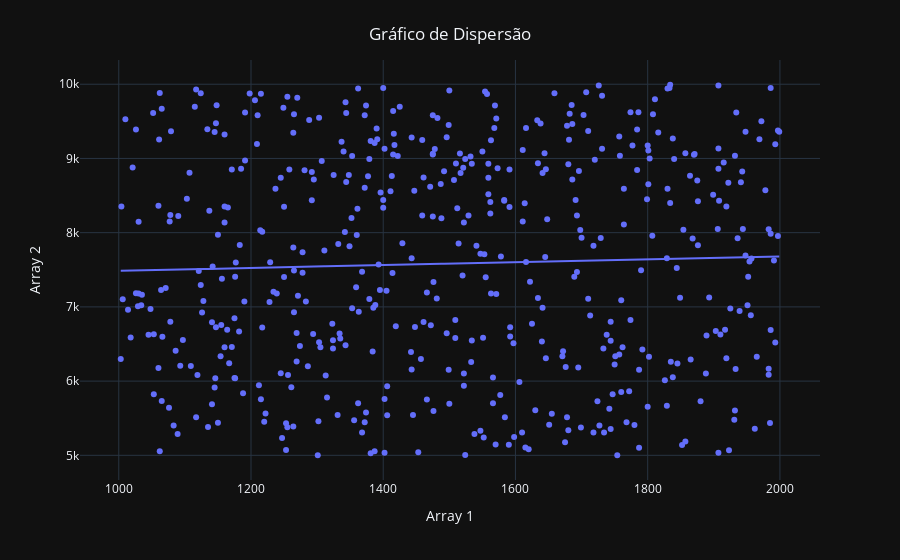

The cell this chart's notebook holds for it:
### Code cell
# Plotando e personalizando o gráfico de dispersão

fig_3 = px.scatter(x = arr1, 
                   y = arr2, 
                   trendline = 'ols')

fig_3.update_layout(  xaxis_title = "Array 1",
                      yaxis_title = "Array 2",
                      template = 'plotly_dark',
                      title={'text': "Gráfico de Dispersão",
                            'y':0.95,
                            'x':0.5,
                            'xanchor': 'center',
                            'yanchor': 'top'})

fig_3.show()

### Figure 1 — Plotly figure (JSON) as saved in the notebook; plotly's stock layout.template omitted (floating-point values rounded to 4 significant figures; data arrays with more than 128 entries replaced by an {"elided": "..."} marker saying what was removed)
{"data": [{"hovertemplate": "x=%{x}<br>y=%{y}<extra></extra>", "legendgroup": "", "marker": {"color": "#636efa", "symbol": "circle"}, "mode": "markers", "name": "", "orientation": "v", "showlegend": false, "type": "scatter", "x": {"elided": "500 int values"}, "xaxis": "x", "y": {"elided": "500 int values"}, "yaxis": "y"}, {"hovertemplate": "<b>OLS trendline</b><br>y = 0.191872 * x + 7294.46<br>R<sup>2</sup>=0.001318<br><br>x=%{x}<br>y=%{y} <b>(trend)</b><extra></extra>", "legendgroup": "", "marker": {"color": "#636efa", "symbol": "circle"}, "mode": "lines", "name": "", "showlegend": false, "type": "scatter", "x": {"elided": "500 int values"}, "xaxis": "x", "y": {"elided": "500 float values"}, "yaxis": "y"}], "layout": {"legend": {"tracegroupgap": 0}, "margin": {"t": 60}, "title": {"text": "Gráfico de Dispersão", "x": 0.5, "xanchor": "center", "y": 0.95, "yanchor": "top"}, "xaxis": {"anchor": "y", "domain": [0, 1], "title": {"text": "Array 1"}}, "yaxis": {"anchor": "x", "domain": [0, 1], "title": {"text": "Array 2"}}}}
